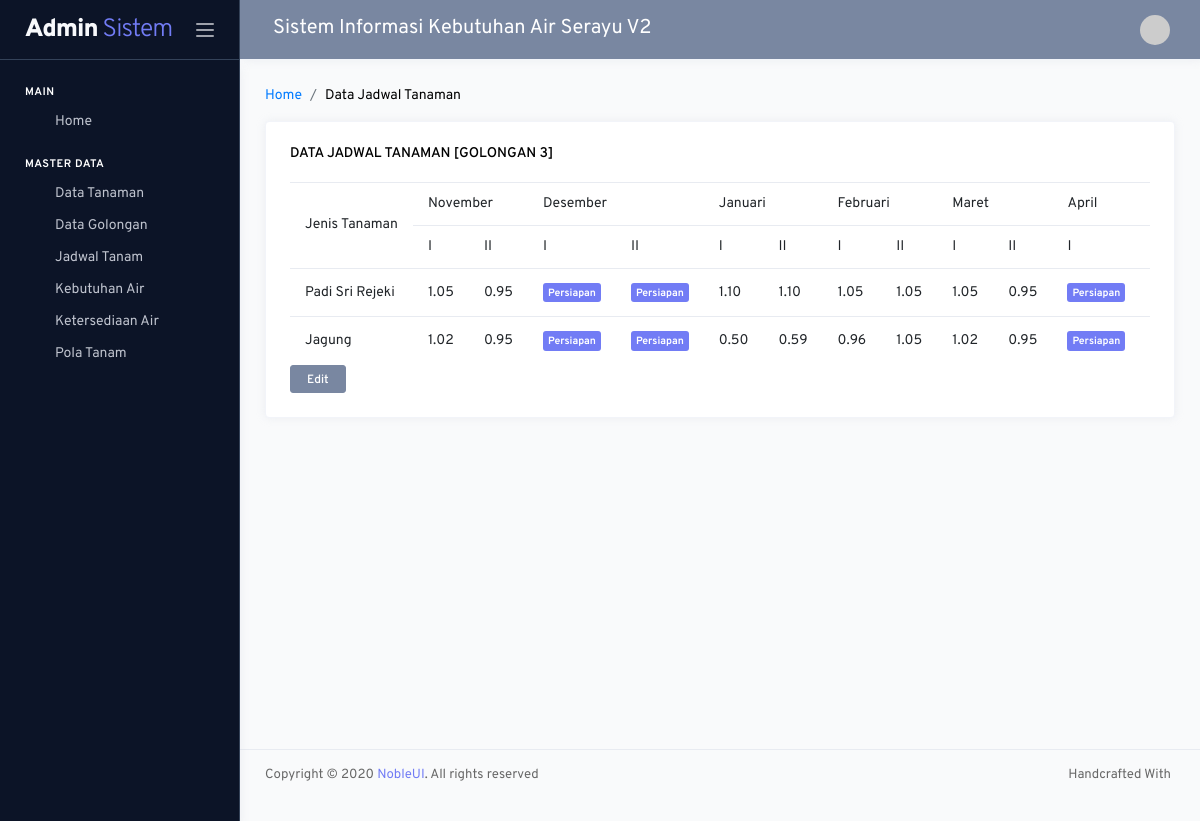
/admin/index.php?hal=jadwal/data&id=3, run on the app's committed database.
### tables this page shows
CREATE TABLE `tb_golongan` (
  `idgolongan` int(11) NOT NULL,
  `namagolongan` varchar(100) DEFAULT NULL,
  `efisiensi` int(11) DEFAULT NULL
);

CREATE TABLE `tb_tanaman` (
  `idtanaman` int(11) NOT NULL,
  `nama` varchar(50) DEFAULT NULL,
  `jenis` varchar(50) DEFAULT NULL,
  `perkolasi` int(11) DEFAULT NULL,
  `hujanefektif` int(11) DEFAULT NULL
);

### setting/crud.php (called while the page is built, shortened)
<?php
function _dataGetAll ($mysqli,$sql){
  $hasil=array();
  $result = $mysqli->query($sql);
  $num_results = $result->num_rows;
  if($num_results > 0){
    while ($data=mysqli_fetch_assoc($result)) {
      array_push($hasil,$data);
    }
  }
  return $hasil;
}
function caridata($conn,$qry){
  $row = $conn->query("$qry")->fetch_array();
  $x=$row[0];
  if($x==""){
    return "";
  }else{
    return $x;
  }
}
?>

### setting/konstanta.php (called while the page is built, shortened)
<?php
$_BULAN =array(
	'1'=>"November",
	'2'=>"Desember",
	'3'=>"Januari",
	'4'=>"Februari",
	'5'=>"Maret",
	'6'=>"April",
	'7'=>"Mei",
	'8'=>"Juni",
	'9'=>"Juli",
	'10'=>"Agustus",
	'11'=>"September",
	'12'=>"Oktober"
);
$_MINGGU =array(
	'1'=>"I",
	'2'=>"II",
	'3'=>"I",
	'4'=>"II",
	'5'=>"I",
	'6'=>"II",
	'7'=>"I",
	'8'=>"II",
	'9'=>"I",
	'10'=>"II",
	'11'=>"I",
	'12'=>"II",
	'13'=>"I",
	'14'=>"II",
	'15'=>"I",
	'16'=>"II",
	'17'=>"I",
	'18'=>"II",
	'19'=>"I",
	'20'=>"II",
	'21'=>"I",
	'22'=>"II",
	'23'=>"I",
	'24'=>"II"
);
?>

### admin/_partials/_menu.php (the view, shortened to what this page needs)
<ul class="nav">
  <li class="nav-item nav-category">Main</li>
  <li class="nav-item">
    <a href="?hal=dashboard" class="nav-link">
      <i class="link-icon" data-feather="box"></i>
      <span class="link-title">Home</span>
    </a>
  </li>
  <li class="nav-item nav-category">Master Data</li>
  <li class="nav-item">
    <a class="nav-link" data-toggle="collapse" href="#tanaman" role="button" aria-expanded="false" aria-controls="tanaman">
      <i class="link-icon" data-feather="bookmark"></i>
      <span class="link-title">Data Tanaman</span>
      <i class="link-arrow" data-feather="chevron-down"></i>
    </a>
  </li>
  <li class="nav-item">
    <a class="nav-link" data-toggle="collapse" href="#spp" role="button" aria-expanded="false" aria-controls="spp">
      <i class="link-icon" data-feather="award"></i>
      <span class="link-title">Data Golongan</span>
      <i class="link-arrow" data-feather="chevron-down"></i>
    </a>
  </li>
  <li class="nav-item">
    <a class="nav-link" data-toggle="collapse" href="#jadwal" role="button" aria-expanded="false" aria-controls="jadwal">
      <i class="link-icon" data-feather="heart"></i>
      <span class="link-title">Jadwal Tanam</span>
      <i class="link-arrow" data-feather="chevron-down"></i>
    </a>
  </li>
  <li class="nav-item">
    <a class="nav-link" data-toggle="collapse" href="#kebutuhan" role="button" aria-expanded="false" aria-controls="kebutuhan">
      <i class="link-icon" data-feather="activity"></i>
      <span class="link-title">Kebutuhan Air</span>
      <i class="link-arrow" data-feather="chevron-down"></i>
    </a>
        <?php
        $sql="SELECT * FROM tb_tanaman";
        foreach (_dataGetAll($mysqli,$sql) as $key => $value) {
          extract($value);
          if($jenis=='Padi'){
            ?>
            <li class="nav-item">
              <a href="?hal=kebutuhan/data_padi&id=<?=$idtanaman?>" class="nav-link"><?=$nama?></a>
            </li>
          <?php }else{ ?>
           <li class="nav-item">
            <a href="?hal=kebutuhan/data_palawija&id=<?=$idtanaman?>" class="nav-link"><?=$nama?></a>
          </li>
        <?php }} ?>
  </li>
  <li class="nav-item">
    <a class="nav-link" data-toggle="collapse" href="#intake" role="button" aria-expanded="false" aria-controls="intake">
      <i class="link-icon" data-feather="check-circle"></i>
      <span class="link-title">Ketersediaan Air</span>
      <i class="link-arrow" data-feather="chevron-down"></i>
    </a>
  </li>
  <li class="nav-item">
    <a class="nav-link" data-toggle="collapse" href="#polatanam" role="button" aria-expanded="false" aria-controls="polatanam">
      <i class="link-icon" data-feather="box"></i>
      <span class="link-title">Pola Tanam</span>
      <i class="link-arrow" data-feather="chevron-down"></i>
    </a>
  </li>
</ul>

### admin/modul/jadwal/data.php (shortened to what this page needs)
<nav class="page-breadcrumb">
	<ol class="breadcrumb">
		<li class="breadcrumb-item"><a href="?hal=dashboard">Home</a></li>
		<li class="breadcrumb-item" aria-current="page">Data Jadwal Tanaman</li>
	</ol>
</nav>
<div class="row">
	<div class="col-md-12 grid-margin stretch-card">
		<div class="card">
			<div class="card-body">
				<?php
				$idgolongan=$_GET['id'];
				$namagolongan=caridata($mysqli,"select namagolongan from tb_golongan where idgolongan='".$_GET['id']."'");
				?>
				<h6 class="card-title">Data Jadwal Tanaman [<?=$namagolongan?>]</h6>
				<div class="table-responsive">
					<table id="" class="table">
						<thead>
							<tr>
								<td rowspan="2">Jenis Tanaman</td>
								<?php foreach ($_BULAN as $key => $value) { ?>
									<td colspan="2"><?=$value?></td>
								<?php } ?>
							</tr>
							<tr>
								<?php for ($i=1;$i<=24;$i++) { ?>
									<td><?=$_MINGGU[$i]?></td>
								<?php } ?>
							</tr>
						</thead>
						<tbody>
							<?php
							$sql="SELECT * FROM tb_tanaman";
							foreach (_dataGetAll($mysqli,$sql) as $key => $value) {
								extract($value);
								$KOF=lihatnilai($mysqli,$idtanaman,$idgolongan);
								$PER=lihatper($mysqli,$idtanaman,$idgolongan);;
								?>
								<tr>
									<td><?=$nama?></td>
									<?php for ($i=1;$i<=24;$i++) {
										if(@$PER[$i]=='Persiapan'){
											echo "<td><span class='badge badge-primary'>Persiapan</span></td>";
										}else{
											?>
											<td><?=@$KOF[$i]?></td>
										<?php }}?>
									</tr>
								<?php } ?>
							</tbody>
						</table>
						<?=_edit("?hal=jadwal/input&id=$idgolongan")?>
					</div>
				</div>
			</div>
		</div>
	</div>
	<?php
	function lihatnilai($mysqli,$idtanaman,$idgolongan){
		$nilai=array();
		$no=0;
		$sql="SELECT * FROM tb_jadwal_tanam where idtanaman='$idtanaman' and idgolongan='$idgolongan' order by bulan asc";
		foreach (_dataGetAll($mysqli,$sql) as $key => $value) {
			extract($value);
			$nilai[$no+=1]=$koefisien;
		}
		return $nilai;
	}
	function lihatper($mysqli,$idtanaman,$idgolongan){
		$nilai=array();
		$no=0;
		$sql="SELECT * FROM tb_jadwal_tanam where idtanaman='$idtanaman' and idgolongan='$idgolongan' order by bulan asc";
		foreach (_dataGetAll($mysqli,$sql) as $key => $value) {
			extract($value);
			$nilai[$no+=1]=$status;
		}
		return $nilai;
	}
	?>

### data on the page
tb_golongan: namagolongan "GOLONGAN 3"
tb_tanaman: nama "Padi Sri Rejeki", i "1.05", i "0.95", i "1.10"
tb_tanaman: nama "Jagung", i "1.02", i "0.95", i "0.50", i "0.59", i "0.96", i "1.05"

### other printed values
judul "Sistem Informasi Kebutuhan Air Serayu V2"
$value "November"
$value "Desember"
$value "Januari"
$value "Februari"
$value "Maret"
$value "April"
$_MINGGU[$i] "I"
$_MINGGU[$i] "II"
